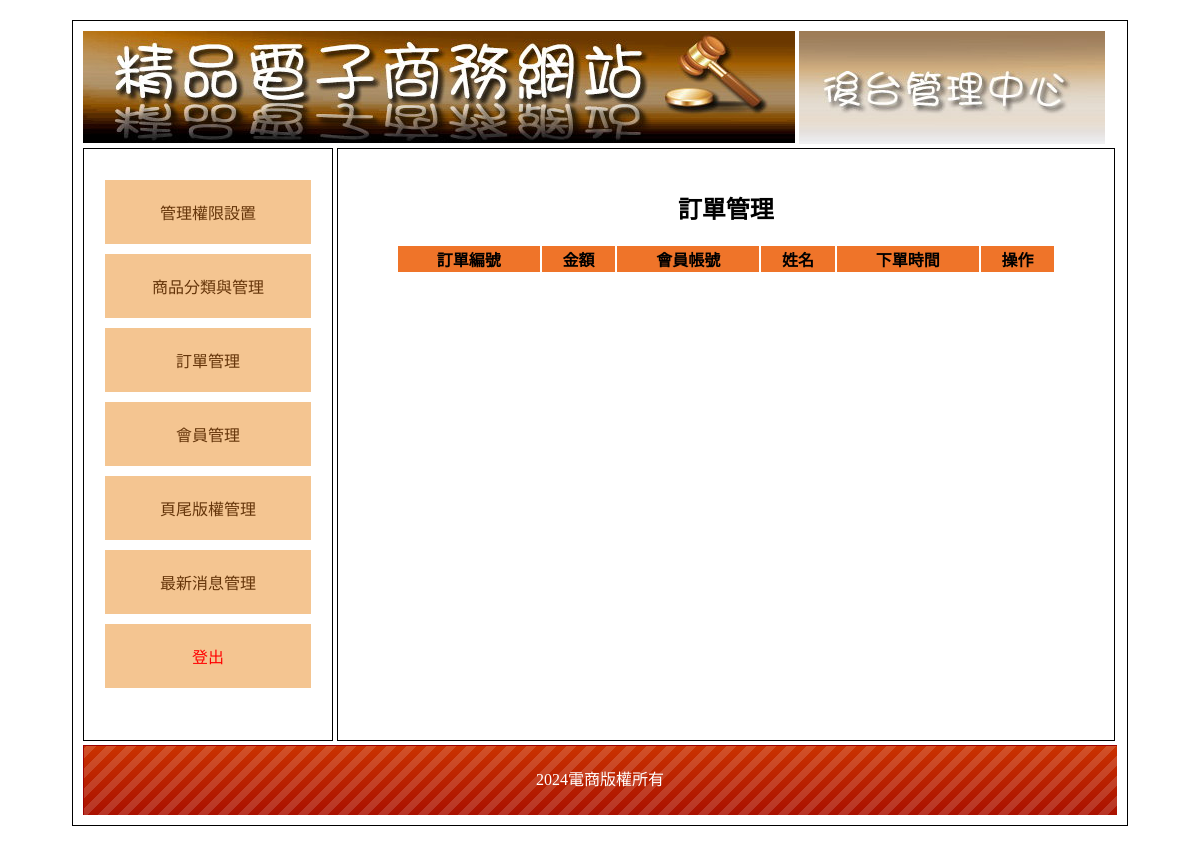
Before: /back.php?do=order with the older database file.
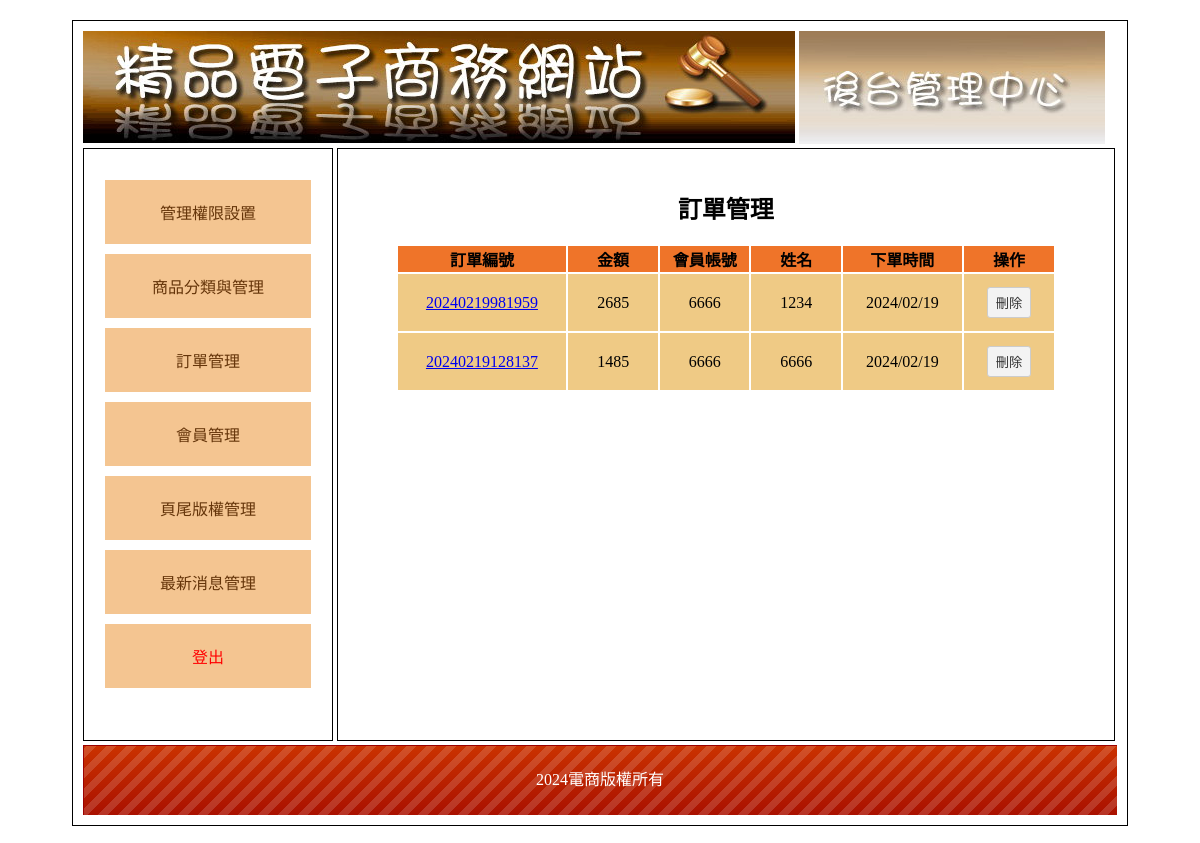
After: the same page with the newer database file.
### tables this page shows
CREATE TABLE `bottom` (
  `id` int(10) UNSIGNED NOT NULL,
  `bottom` text NOT NULL
);

CREATE TABLE `orders` (
  `id` int(10) UNSIGNED NOT NULL,
  `no` text NOT NULL,
  `total` int(10) NOT NULL,
  `acc` text NOT NULL,
  `name` text NOT NULL,
  `orderdate` timestamp NOT NULL DEFAULT current_timestamp(),
  `email` text NOT NULL,
  `addr` text NOT NULL,
  `tel` text NOT NULL,
  `cart` text NOT NULL
);

### api/db.php (called while the page is built, shortened)
<?php
class DB{
    protected $dsn = "mysql:host=localhost;charset=utf8;dbname=bquiz04";
    protected $pdo;
    protected $table;
    public function __construct($table)
    {
        $this->table=$table;
        $this->pdo=new PDO($this->dsn,'root','');
    }
    function all( $where = '', $other = '')
    {
        $sql = "select * from `$this->table` ";
        $sql =$this->sql_all($sql,$where,$other);
        return  $this->pdo->query($sql)->fetchAll(PDO::FETCH_ASSOC);
    }
    function find($id)
    {
        $sql = "select * from `$this->table` ";
        if (is_array($id)) {
            $tmp = $this->a2s($id);
            $sql .= " where " . join(" && ", $tmp);
        } else if (is_numeric($id)) {
            $sql .= " where `id`='$id'";
        }
        $row = $this->pdo->query($sql)->fetch(PDO::FETCH_ASSOC);
        return $row;
    }
    private function sql_all($sql,$array,$other){
        if (isset($this->table) && !empty($this->table)) {
            if (is_array($array)) {
                if (!empty($array)) {
                    $tmp = $this->a2s($array);
                    $sql .= " where " . join(" && ", $tmp);
                }
            } else {
                $sql .= " $array";
            }
            $sql .= $other;
            return $sql;
        }
    }
}
$Bottom=new DB('bottom');
$Order=new DB('orders');
?>

### back/order.php (the view)
<h2 class="ct">訂單管理</h2>
<table class="all">
    <tr>
        <th class="tt ct">訂單編號</th>
        <th class="tt ct">金額</th>
        <th class="tt ct">會員帳號</th>
        <th class="tt ct">姓名</th>
        <th class="tt ct">下單時間</th>
        <th class="tt ct">操作</th>
    </tr>
    <?php
    $rows = $Order->all();
    foreach ($rows as $row) {
    ?>
        <tr>
            <td class="pp ct">
                <a href="?do=detail&id=<?= $row['id']; ?>">
                    <?= $row['no']; ?>
                </a>
            </td>
            <td class="pp ct"><?= $row['total']; ?></td>
            <td class="pp ct"><?= $row['acc']; ?></td>
            <td class="pp ct"><?= $row['name']; ?></td>
            <td class="pp ct"><?= date("Y/m/d", strtotime($row['orderdate'])); ?></td>
            <td class="pp ct">
                <?php
                echo "<button onclick='del(&#39;orders&#39;,{$row['id']})'>刪除</button>";
                ?>
            </td>
        </tr>
    <?php
    }
    ?>
</table>

### back.php (shortened to what this page needs)
<?php include_once './api/db.php'; ?>
<!DOCTYPE html PUBLIC "-//W3C//DTD XHTML 1.0 Transitional//EN" "http://www.w3.org/TR/xhtml1/DTD/xhtml1-transitional.dtd">
<html xmlns="http://www.w3.org/1999/xhtml">
<head>
	<link href="./css/css.css" rel="stylesheet" type="text/css">
</head>
<body>
	<div id="main">
		<div id="top">
			<a href="index.php">
				<img src="./icon/0416.jpg">
			</a>
			<img src="./icon/0417.jpg">
		</div>
		<div id="left" class="ct">
			<div style="min-height:400px;">
				<a href="?do=admin">管理權限設置</a>
				<a href="?do=th">商品分類與管理</a>
				<a href="?do=order">訂單管理</a>
				<a href="?do=mem">會員管理</a>
				<a href="?do=bot">頁尾版權管理</a>
				<a href="?do=news">最新消息管理</a>
				<a href="./api/logout.php" style="color:#f00;">登出</a>
			</div>
		</div>
		<div id="right">
			<?php
                $do=$_GET['do']??'admin';
                $file="./back/{$do}.php";
                if(file_exists($file)){
                    include $file;
                }else{
                    include "./back/admin.php";
                }
            ?>
		</div>
		<div id="bottom" style="line-height:70px; color:#FFF; background:url(icon/bot.png);" class="ct">
		<?=$Bottom->find(1)['bottom'];?></div>
	</div>
</body>
</html>

### css/css.css (style rules this page uses)
body { font-family:"微軟正黑體"; }
#main { width:1034px; padding:10px; margin:20px auto 20px auto; border:#000 solid 1px; min-height:768px; }
#top a { color:#CE631C; text-decoration:none; }
#left { display:inline-block; width:20%; padding:2%; min-height:550px; vertical-align:top; border:#000 1px solid; }
#left a { display:block; padding:20px 5px 20px 5px; text-decoration:none; background:#F4C591; margin:10px auto 10px auto; color:#65350A; }
.ct { text-align:center; }
#right { display:inline-block; width:71%; padding:2%; height:550px; overflow: auto; border:#000 1px solid; }
#bottom { height:70px; background:url(../icon/bot.png); background-size:cover; }
.all { width:90%; margin:10px auto 10px auto; }
.all td { min-width:50px; padding:10px; }
.tt { background:#EF7429; }
.pp { background:#EFCA85; }
input[type=text],input[type=password],input[type=submit],button,.button,input[type=reset],input[type=button],select，textarea,input[type=number] { background:#F3F3F3; border:#CCC 1px solid; border-radius:3px; padding:5px 8px 5px 8px; text-decoration:none; margin:3px; color:#333; }

Changed rows visible on the page:
added orders: no "20240219981959", total "2685", acc "6666", name "1234", orderdate "2024/02/19"
added orders: no "20240219128137", total "1485", acc "6666", name "6666", orderdate "2024/02/19"
